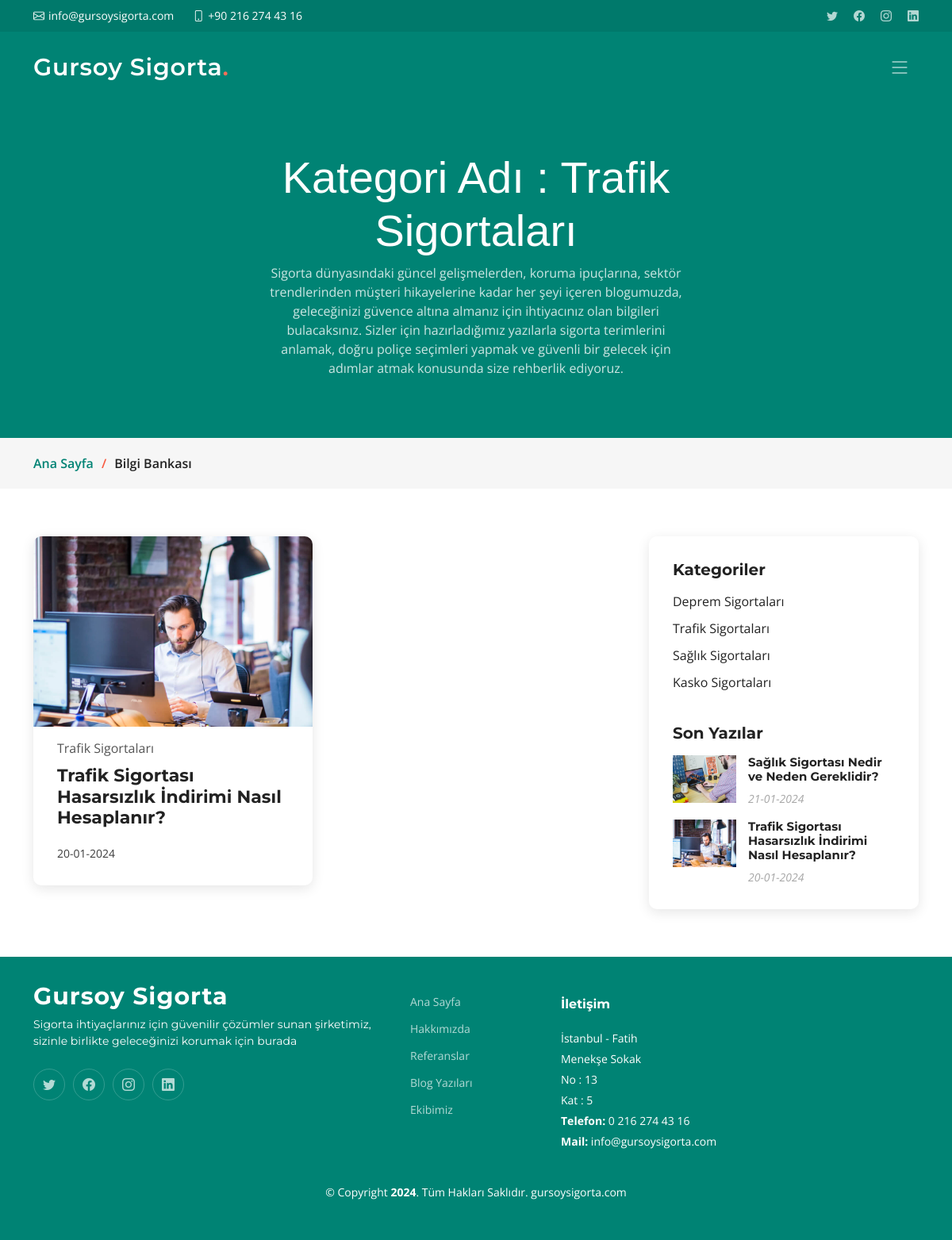
The app's page /category.php?Id=2 with its own data.
### tables this page shows
CREATE TABLE IF NOT EXISTS `blog` (
  `Id` int NOT NULL AUTO_INCREMENT,
  `Title` varchar(255) NOT NULL,
  `Category` int NOT NULL,
  `ImageUrl` varchar(255) NOT NULL,
  `Description` longtext NOT NULL,
  `Date` date NOT NULL,
  PRIMARY KEY (`Id`)
);

CREATE TABLE IF NOT EXISTS `category` (
  `Id` int NOT NULL AUTO_INCREMENT,
  `Title` varchar(255) NOT NULL,
  PRIMARY KEY (`Id`)
);

### category.php (the view, shortened to what this page needs)
<?php
include_once("head.php");
?>
<body>
<?php
include_once("topbar.php");
include_once("sidebar.php");
?>
<?php if (isset($_GET['Id'])) { ?>
    <main id="main">
        <?php
        $id = $_GET['Id'];
        $selectedQuery = $conn->prepare("SELECT blog.*, category.Title AS CategoryTitle FROM blog INNER JOIN category ON blog.Category = category.Id Where category.Id = ?");
        $selectedQuery->execute([$id]);
        $selectedRow = $selectedQuery->fetch(PDO::FETCH_ASSOC);
        if ($selectedRow !== false) {
        $phpDate = date("d-m-Y", strtotime($selectedRow['Date']));
        ?>
        <div class="breadcrumbs">
            <div class="page-header d-flex align-items-center">
                <div class="container position-relative">
                    <div class="row d-flex justify-content-center">
                        <div class="col-lg-6 text-center">
                            <h2>Kategori Adı : <?php echo $selectedRow['CategoryTitle']; ?></h2>
                            <p>Sigorta dünyasındaki güncel gelişmelerden, koruma ipuçlarına, sektör trendlerinden
                                müşteri hikayelerine kadar her şeyi içeren blogumuzda, geleceğinizi güvence altına
                                almanız için ihtiyacınız olan bilgileri bulacaksınız. Sizler için hazırladığımız
                                yazılarla sigorta terimlerini anlamak, doğru poliçe seçimleri yapmak ve güvenli bir
                                gelecek için adımlar atmak konusunda size rehberlik ediyoruz.</p>
                        </div>
                    </div>
                </div>
            </div>
            <nav>
                <div class="container">
                    <ol>
                        <li><a href="index.php">Ana Sayfa</a></li>
                        <li>Bilgi Bankası</li>
                    </ol>
                </div>
            </nav>
        </div>
        <section id="blog" class="blog">
            <div class="container" data-aos="fade-up">
                <div class="row g-5 posts-list">
                    <div class="col-lg-8">
                        <div class="row">
                                <div class="col-lg-6 col-md-6 mb-4">
                                    <article>
                                        <div class="post-img">
                                            <img src="<?php echo $selectedRow['ImageUrl']; ?>" alt="" class="img-fluid">
                                        </div>
                                        <p class="post-category"><?php echo $selectedRow['CategoryTitle']; ?></p>
                                        <h2 class="title">
                                            <a href="blogdetails.php?Id=<?php echo $selectedRow['Id']; ?>"><?php echo $selectedRow['Title']; ?></a>
                                        </h2>
                                        <div class="d-flex align-items-center">
                                            <div class="post-meta">
                                                <p class="post-date">
                                                    <time datetime="2022-01-01"><?php echo $phpDate; ?></time>
                                                </p>
                                            </div>
                                        </div>
                                    </article>
                                </div>
                        </div>
                    </div>
                    <?php
                    include_once 'blog_rightmenu.php';
                    ?>
                </div>
            </div>
        </section>
        <?php } ?>
    </main>
    <?php
    include_once("footer.php");
    ?>
    <?php
} else {
    header("Location: blog.php");
}
?>
</body>
</html>

### blog_rightmenu.php
<div class="col-lg-4">
    <div class="sidebar">
        <div class="sidebar-item categories">
            <h3 class="sidebar-title">Kategoriler</h3>
            <ul class="mt-3">
                <?php $category = $conn->query("SELECT * from category")->fetchAll();
                foreach ($category as $item) {
                    ?>
                    <li><a href="category.php?Id=<?php echo $item['Id'] ?>"><?php echo $item['Title']; ?></a></li>
                <?php } ?>
            </ul>
        </div>
        <div class="sidebar-item recent-posts">
            <h3 class="sidebar-title">Son Yazılar</h3>
            <div class="mt-3">
                <?php
                $selectedQuery = $conn->prepare("SELECT * from blog ORDER BY blog.Date DESC LIMIT 5");
                $selectedQuery->execute();
                $selectedRows = $selectedQuery->fetchAll(PDO::FETCH_ASSOC);
                foreach ($selectedRows as $selectedRow) {
                    $phpDate = date("d-m-Y", strtotime($selectedRow['Date']));
                    ?>
                    <div class="post-item mt-3">
                        <img src="<?php echo $selectedRow['ImageUrl']; ?>" alt="">
                        <div>
                            <h4><a href="blogdetails.php?Id=<?php echo $selectedRow['Id']; ?>"><?php echo $selectedRow['Title']; ?></a></h4>
                            <time datetime="2020-01-01"><?php echo $phpDate; ?></time>
                        </div>
                    </div>
                <?php } ?>
            </div>
        </div>
    </div>
</div>

### assets/css/main.css (style rules this page uses)
:root { --font-default: "Open Sans", system-ui, -apple-system, "Segoe UI", Roboto, "Helvetica Neue", Arial, "Noto Sans", "Liberation Sans", sans-serif, "Apple Color Emoji", "Segoe UI Emoji", "Segoe UI Symbol", "Noto Color Emoji"; --font-primary: "Montserrat", sans-serif; --font-secondary: "Poppins", sans-serif; }
:root { --color-default: #222222; --color-primary: #008374; --color-secondary: #f85a40; }
:root { scroll-behavior: smooth; }
body { font-family: var(--font-default); color: var(--color-default); }
a { color: var(--color-primary); text-decoration: none; }
h1, h2, h3, h4, h5, h6 { font-family: var(--font-primary); }
section { padding: 60px 0; overflow: hidden; }
.breadcrumbs .page-header { padding: 60px 0 60px 0; min-height: 20vh; position: relative; background-color: var(--color-primary); }
.breadcrumbs .page-header h2 { font-size: 56px; font-weight: 500; color: #fff; font-family: var(--font-secondary); }
.breadcrumbs .page-header p { color: rgba(255, 255, 255, 0.8); }
.breadcrumbs nav { background-color: #f6f6f6; padding: 20px 0; }
.breadcrumbs nav ol { display: flex; flex-wrap: wrap; list-style: none; margin: 0; padding: 0; font-size: 16px; font-weight: 600; color: var(--color-default); }
.breadcrumbs nav ol a { color: var(--color-primary); transition: 0.3s; }
.breadcrumbs nav ol li+li { padding-left: 10px; }
.breadcrumbs nav ol li+li::before { display: inline-block; padding-right: 10px; color: var(--color-secondary); content: "/"; }
section { scroll-margin-top: 70px; }
.blog .posts-list article { box-shadow: 0 4px 16px rgba(0, 0, 0, 0.1); padding: 30px; height: 100%; border-radius: 10px; overflow: hidden; }
.blog .posts-list .post-img { max-height: 240px; margin: -30px -30px 15px -30px; overflow: hidden; }
.blog .posts-list .post-category { font-size: 16px; color: #555555; margin-bottom: 10px; }
.blog .posts-list .title { font-size: 22px; font-weight: 700; padding: 0; margin: 0 0 20px 0; }
.blog .posts-list .title a { color: var(--color-default); transition: 0.3s; }
.blog .posts-list .post-date { font-size: 14px; color: #3c3c3c; margin-bottom: 0; }
.blog .sidebar { padding: 30px; box-shadow: 0 4px 16px rgba(0, 0, 0, 0.1); border-radius: 10px; }
.blog .sidebar .sidebar-title { font-size: 20px; font-weight: 700; padding: 0; margin: 0; color: var(--color-default); }
.blog .sidebar .sidebar-item+.sidebar-item { margin-top: 40px; }
.blog .sidebar .categories ul { list-style: none; padding: 0; }
.blog .sidebar .categories ul li+li { padding-top: 10px; }
.blog .sidebar .categories ul a { color: var(--color-default); transition: 0.3s; }
.blog .sidebar .recent-posts .post-item+.post-item { margin-top: 15px; }
.blog .sidebar .recent-posts img { width: 80px; float: left; }
.blog .sidebar .recent-posts h4 { font-size: 15px; margin-left: 95px; font-weight: bold; }
.blog .sidebar .recent-posts h4 a { color: var(--color-default); transition: 0.3s; }
.blog .sidebar .recent-posts time { display: block; margin-left: 95px; font-style: italic; font-size: 14px; color: rgba(34, 34, 34, 0.4); }

### records on screen
blog: category.Title "Trafik Sigortaları", Title "Trafik Sigortası Hasarsızlık İndirimi Nasıl Hesaplanır?", Date "20-01-2024", shows a picture
category: Title "Deprem Sigortaları"
category: Title "Trafik Sigortaları"
category: Title "Sağlık Sigortaları"
category: Title "Kasko Sigortaları"
blog: ImageUrl (picture), Title "Sağlık Sigortası Nedir ve Neden Gereklidir?", Date "21-01-2024"
